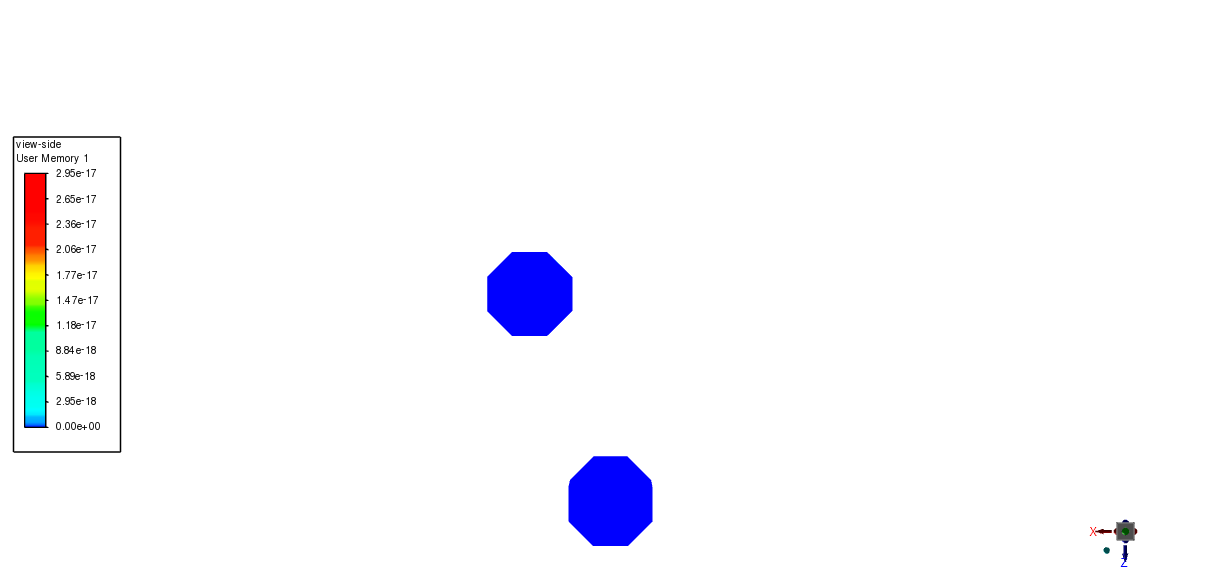
#> input picture contour/src/data_1.5/images/instrument_all/bottom_view/bottom-view_0005.png, 1221 x 588 px, given in place of bottom-view_0000.png, which was not available
$ python plt4instruments.py
#> lines starting #> are read from the running program, lines starting #| are printed output that depends on the picture; pictures that were not available may be replaced by others from this repository, and a replacement may not be noted
from PIL import Image
import os


def merge_images(image_files, prefixes, output_filename):
#> called with output_filename = 'merged/merged_0000.png'
    images = []
    for image, prefix in zip(image_files, prefixes):
        img = Image.open(image)
#> img is the input picture: PIL image 1221x588 RGB; mean R, G, B 248.5, 248.8, 252.5

        # Crop based on the prefix
        width, height = img.size
#> width = 1221; height = 588
        if prefix == 'bottom-view_':
            img = img.crop((0, height//5, width - width // 3, height - height//15))  # Keep 2/3 from left
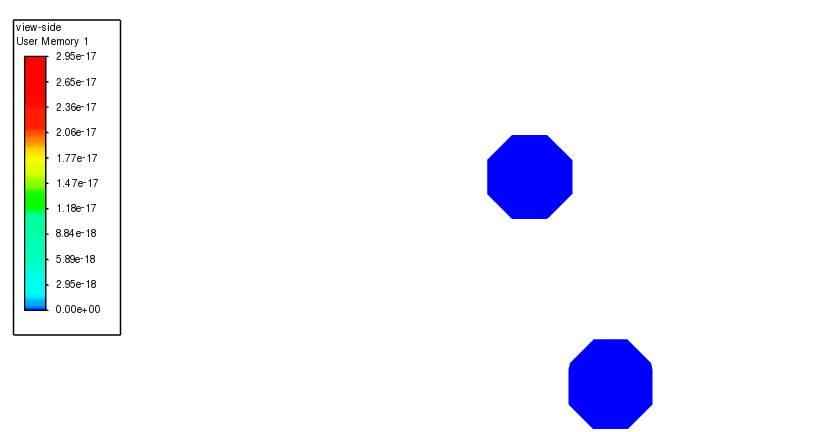
#> img: PIL image 814x432 RGB; mean R, G, B 242, 242.6, 250.2
        elif prefix == 'side-view_':
            img = img.crop((0, height//5, width - width // 4, height - height//15))  # Keep 3/4 from left
        else:
            # Customize the crop to remove unwanted whitespace without affecting color bars
            # This is a placeholder; you'll need to adjust the crop area based on your images
            img = img.crop((left_margin, 0, width - right_margin, height))

        images.append(img)

    # Combine images horizontally
    total_width = sum(img.size[0] for img in images)
    max_height = max(img.size[1] for img in images)
    new_img = Image.new('RGB', (total_width, max_height))
#> new_img: PIL image 1730x432 RGB; every value is 0

    x_offset = 0
    for img in images:
        new_img.paste(img, (x_offset, 0))
        x_offset += img.size[0]
        img.close()  # Close the image after pasting
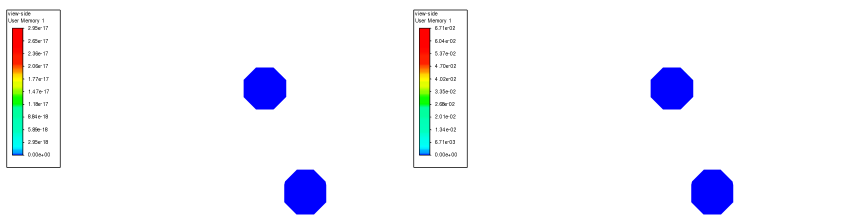
#> new_img: PIL image 1730x432 RGB (shown at 1/2 size); mean R, G, B 242.7, 243.3, 250.4

    new_img.save(output_filename)


# Define folders and prefixes
folders_and_prefixes = {
    'bottom_view': 'bottom-view_',
    'side_view': 'side-view_'
}

# Create output folder
output_folder = 'merged'
os.makedirs(output_folder, exist_ok=True)

# Assume all folders contain the same number of images
num_images = len(os.listdir('bottom_view')) # Example reference

# Process images
for i in range(num_images):
    image_files = [os.path.join(folder, f"{prefix}{i:04d}.png") for folder, prefix in folders_and_prefixes.items()]
    prefixes = list(folders_and_prefixes.values())
    output_filename = os.path.join(output_folder, f"merged_{i:04d}.png")
    merge_images(image_files, prefixes, output_filename)
#> pass 2 of the loop `for i in range(num_images):`:
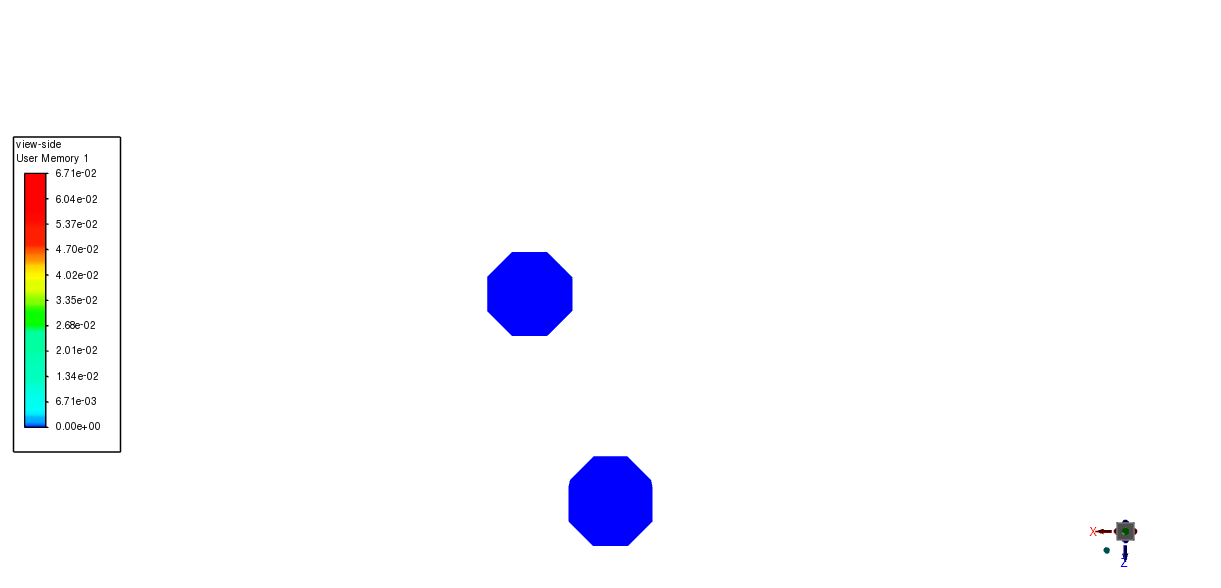
#> input picture contour/src/data_1.5/images/instrument_all/bottom_view/bottom-view_0007.png, 1221 x 588 px, given in place of bottom-view_0001.png, which was not available
#> in merge_images, img is the input picture: PIL image 1221x588 RGB; mean R, G, B 248.5, 248.7, 252.5
#> in merge_images (call 2), `img = img.crop((0, height//5, width - width // 3, height - height//15))`:
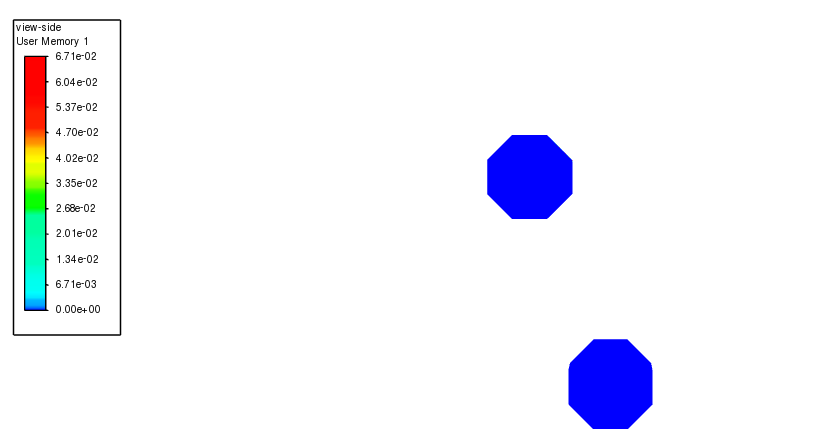
#> img: PIL image 814x432 RGB; mean R, G, B 242, 242.6, 250.1
#> (the run stopped early here; a loop or call above may not have finished)
